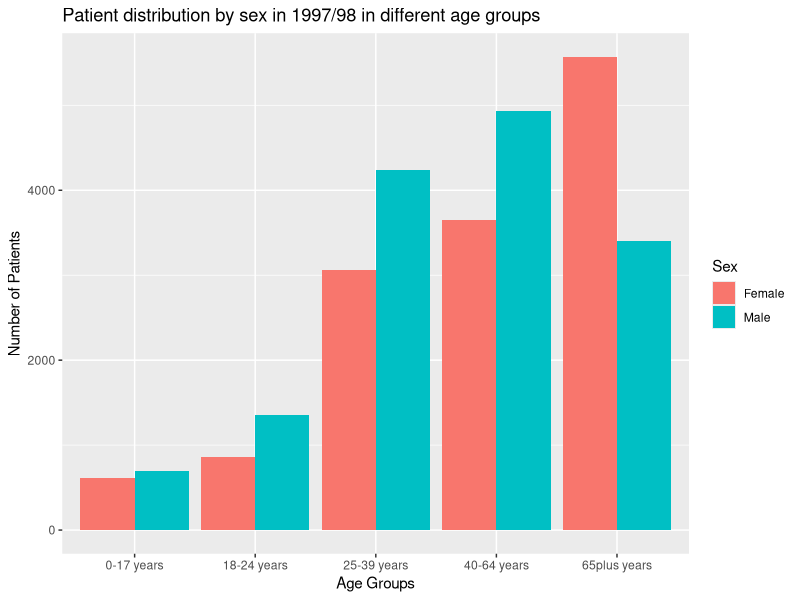
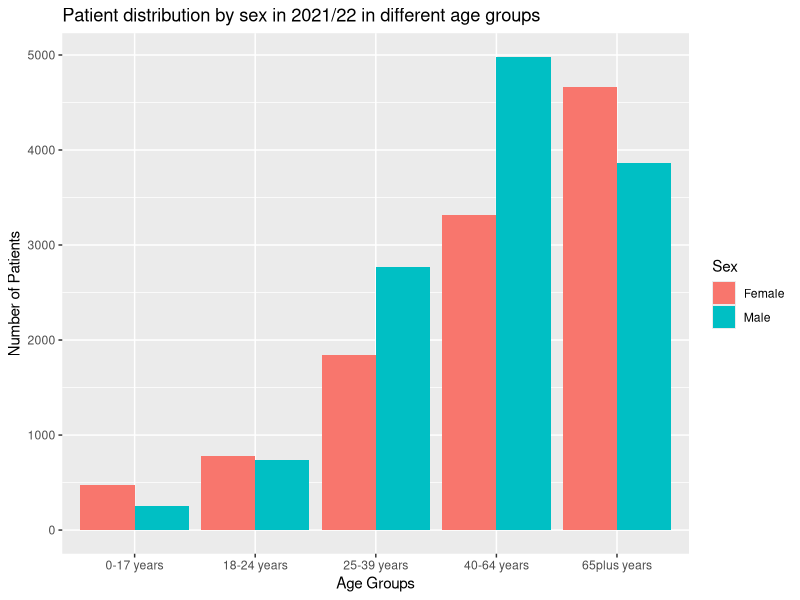
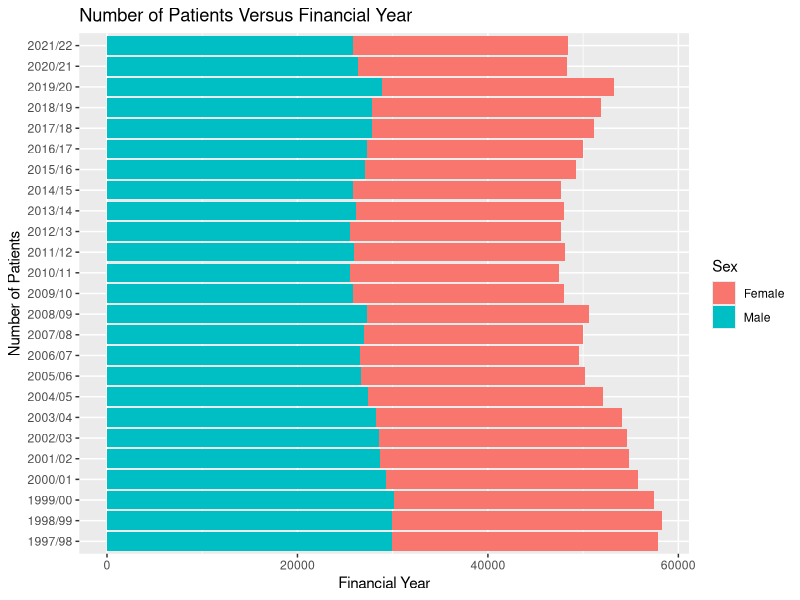
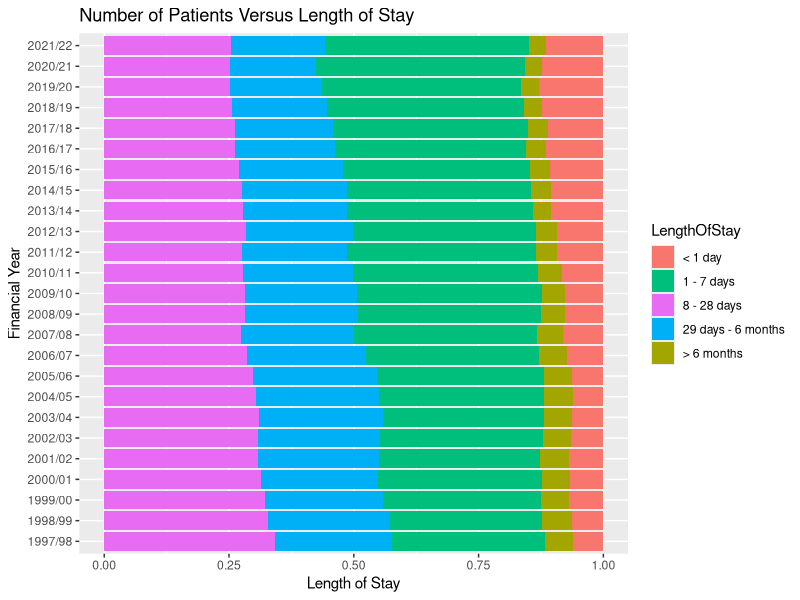
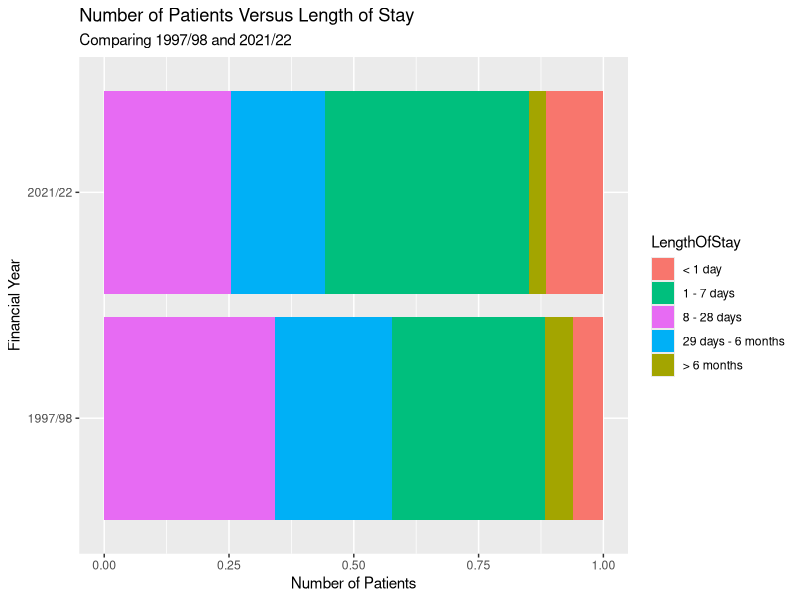
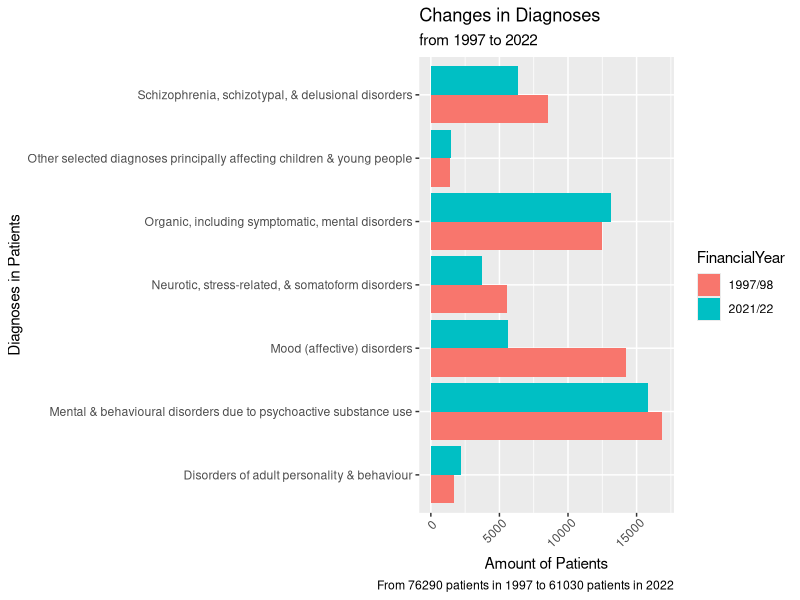
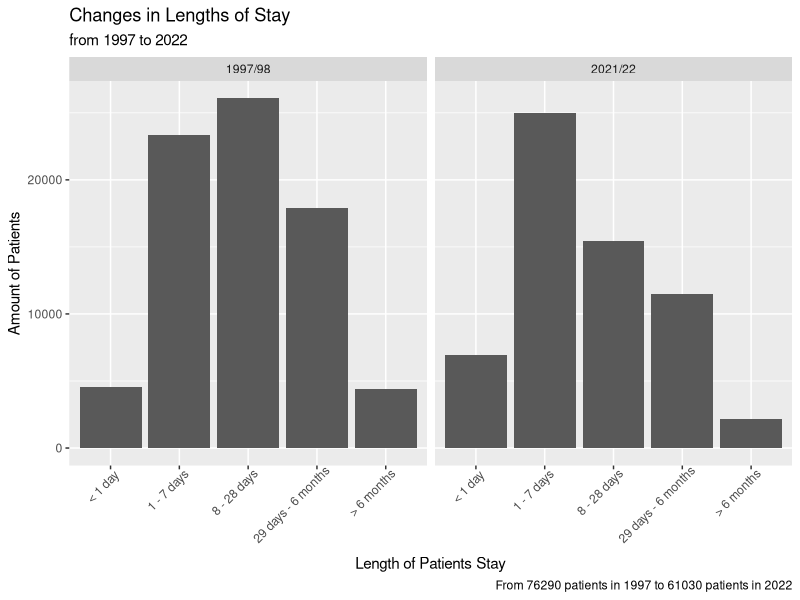
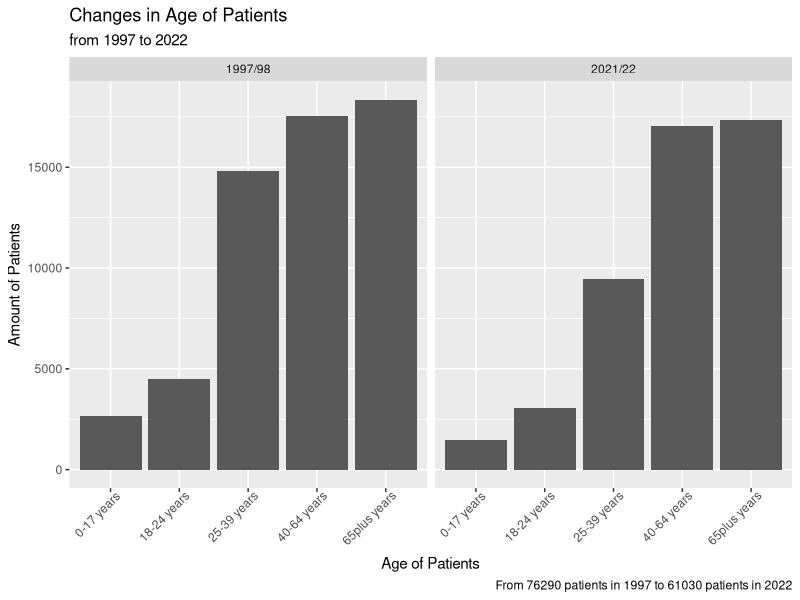

The R script that drew these images, in order:
## ---- chunk 1
knitr::opts_chunk$set(echo = TRUE)
## ---- chunk 2
library(tidyverse)
library(ggplot2)
# Add any other libraries here



## ---- chunk 3
# Load your data
mental_health_inpatient_activity_age_sex <- read_csv("data/mental-health-inpatient-activity-age-sex.csv")
y97_98<-filter(mental_health_inpatient_activity_age_sex,FinancialYear=="1997/98")
y21_22<-filter(mental_health_inpatient_activity_age_sex,FinancialYear=="2021/22")
plot1<-ggplot(y97_98,aes(fill=Sex,y=PatientsCount,x=AgeGroup))+geom_bar(position="dodge",stat="identity")+ labs(title = "Patient distribution by sex in 1997/98 in different age groups",
       x = "Age Groups", 
       y = "Number of Patients")
plot2<-ggplot(y21_22,aes(fill=Sex,y=PatientsCount,x=AgeGroup))+geom_bar(position="dodge",stat="identity")+labs(title = "Patient distribution by sex in 2021/22 in different age groups",
       x = "Age Groups", 
       y = "Number of Patients")
plot1
plot2

#ggplot(new_df1,aes(fill=Sex,y=PatientsCount,x=AgeGroup))+geom_bar(position="dodge",stat="identity")

age.sex <- read_csv("data/mental-health-inpatient-activity-age-sex.csv")
length.of.stay <- read_csv("data/mental-health-inpatient-activity-length-of-stay.csv")
diagnosis <- read_csv("data/mental-health-inpatient-activity-diagnosis-trend.csv")

#Bar chart for number of patients vs. financial year
age.sex %>% 
  filter(HBR == "S92000003") %>%
  group_by(FinancialYear, Sex) %>%
  summarise(amount = sum(PatientsCount)) %>%
  ggplot(aes(y = FinancialYear, 
             x = amount, 
             fill = Sex)) +
  geom_col() +
  labs(x = "Financial Year",
       y = "Number of Patients",
       title = "Number of Patients Versus Financial Year")

#Bar chart for number of patients vs. length of stay
length.of.stay %>% 
  filter(HBT == "S92000003") %>%
  group_by(FinancialYear, LengthOfStay) %>%
  summarise(amount = sum(NumberOfStays)) %>%
  ggplot(aes(y = FinancialYear,
             x = amount, 
             fill = LengthOfStay)) +
  geom_col(position = "fill") +
  labs(x = "Length of Stay",
       y = "Financial Year",
       title = "Number of Patients Versus Length of Stay") +
  scale_fill_discrete(breaks = c('< 1 day', 
                                 '1 - 7 days',
                                 '8 - 28 days',
                                 '29 days - 6 months',
                                 '> 6 months'))

#Comparing length of stay for patients in 1997/98 and 2021/22
length.of.stay %>%
  filter(HBT == "S92000003",
         FinancialYear == "1997/98" | 
           FinancialYear == "2021/22") %>%
  group_by(FinancialYear, LengthOfStay) %>%
  summarise(amount = sum(NumberOfStays)) %>%
  ggplot(aes(y = FinancialYear,
             x = amount, 
             fill = LengthOfStay)) +
  geom_col(position = "fill") +
  labs(x = "Number of Patients",
       y = "Financial Year",
       title = "Number of Patients Versus Length of Stay",
       subtitle = "Comparing 1997/98 and 2021/22") +
  scale_fill_discrete(breaks = c('< 1 day', 
                                 '1 - 7 days',
                                 '8 - 28 days',
                                 '29 days - 6 months',
                                 '> 6 months'))
#If someone knows how to reorder the lengthofstay ^^

#mutating diagnosis to contain a column with the types of diagnosis based on the code
diagnosis <- diagnosis %>% mutate(
              DiagnosisName = case_when(
                ICD10Codes == "F00 - F09 or Chapter G and second position F00" ~ "Organic, including symptomatic, mental disorders",
                ICD10Codes == "F10 - F19" ~ "Mental & behavioural disorders due to psychoactive substance use",
                ICD10Codes == "F20 - F29" ~ "Schizophrenia, schizotypal, & delusional disorders",
                ICD10Codes == "F30 - F39" ~ "Mood (affective) disorders",
                ICD10Codes == "F40 - F49" ~ "Neurotic, stress-related, & somatoform disorders",
                ICD10Codes == "F60 - F69" ~ "Disorders of adult personality & behaviour",
                ICD10Codes == "F50 - F59, F70 - F99" ~ "Other selected diagnoses principally affecting children & young people"
               )
              )

#bar chart for 1997/88 and 2021/22 based on diagnoses and amount of patients
diagnosis %>% filter(HBT == "S92000003",
                     FinancialYear == "1997/98" | 
           FinancialYear == "2021/22") %>%
              group_by(FinancialYear, DiagnosisName) %>%
              summarise(amount = sum(PatientsCount)) %>%
              ggplot(aes(x = amount, y = DiagnosisName, fill = FinancialYear)) +
              theme(axis.text.x=element_text(angle=45, hjust=0.9)) +
              geom_bar(position = "dodge", stat = "identity") +
              labs(y = "Diagnoses in Patients", 
                        x = "Amount of Patients", 
                        title = "Changes in Diagnoses", 
                        subtitle = "from 1997 to 2022",
                        caption = "From 76290 patients in 1997 to 61030 patients in 2022",
                        legend = "Financial Year"
                        )

#bar chart for 1997/88 and 2021/22 based on length of stay and amount of patients
length.of.stay %>% filter(HBT == "S92000003",
                       FinancialYear == "1997/98" | 
                       FinancialYear == "2021/22") %>%
                   group_by(FinancialYear, LengthOfStay) %>%
                   summarise(Amount = sum(NumberOfStays)) %>%
                   mutate(
                     Order = case_when(
                       LengthOfStay == "< 1 day" ~ 1,
                       LengthOfStay == "1 - 7 days" ~ 2,
                       LengthOfStay == "8 - 28 days" ~ 3,
                       LengthOfStay == "29 days - 6 months" ~ 4,
                       LengthOfStay == "> 6 months" ~ 5
                     )
                   ) %>%
                   ggplot(aes(x = reorder(LengthOfStay, +Order), y = Amount)) +
                   facet_wrap(vars(FinancialYear)) +
                   geom_bar(position = "dodge", stat = "identity") +
                   theme(axis.text.x=element_text(angle=45, hjust=0.9)) +
                   labs(x = "Length of Patients Stay", 
                        y = "Amount of Patients", 
                        title = "Changes in Lengths of Stay", 
                        subtitle = "from 1997 to 2022",
                        caption = "From 76290 patients in 1997 to 61030 patients in 2022"
                        )

#bar chart for 1997/88 and 2021/22 based on age and amount of patients
age.sex %>% filter(HBR == "S92000003",
                       FinancialYear == "1997/98" | 
                       FinancialYear == "2021/22") %>%
                   group_by(FinancialYear, AgeGroup) %>%
                   summarise(Amount = sum(PatientsCount)) %>%
                   mutate(
                     Order = case_when(
                       AgeGroup == "0-17 years" ~ 1,
                       AgeGroup == "18-24 years" ~ 2,
                       AgeGroup == "25-39 years" ~ 3,
                       AgeGroup == "40-64 years" ~ 4,
                       AgeGroup == "65plus years" ~ 5
                     )
                   ) %>%
                   ggplot(aes(x = reorder(AgeGroup, +Order), y = Amount)) +
                   facet_wrap(vars(FinancialYear)) +
                   geom_bar(position = "dodge", stat = "identity") +
                   theme(axis.text.x=element_text(angle=45, hjust=0.9)) +
                   labs(x = "Age of Patients", 
                        y = "Amount of Patients", 
                        title = "Changes in Age of Patients", 
                        subtitle = "from 1997 to 2022",
                        caption = "From 76290 patients in 1997 to 61030 patients in 2022"
                        )

#calculating average length of stay for each year (decreasing trend)
length.of.stay %>% filter(HBT == "S92000003",) %>%
                   group_by(FinancialYear, LengthOfStay) %>%
                   summarise(Amount = sum(NumberOfStays)) %>%
                   mutate(
                     Midpoint = case_when(
                         LengthOfStay == "< 1 day" ~ 0.5,
                         LengthOfStay == "1 - 7 days" ~ 4,
                         LengthOfStay == "8 - 28 days" ~ 18,
                         LengthOfStay == "29 days - 6 months" ~ 98.5,
                         LengthOfStay == "> 6 months" ~ 100 
                      ),
                     TotalStays = Midpoint * Amount
                   ) %>%
                   group_by(FinancialYear) %>%
                   summarise(TotalStaysYearly = sum(TotalStays), TotalAmount = sum(Amount)) %>%
                   mutate(
                     AverageStay = TotalStaysYearly / TotalAmount,
                     FinancialYear = as.numeric(substr(FinancialYear, 1, 4))
                   ) %>%
                   ggplot(aes(y = AverageStay, x = FinancialYear)) +
                   geom_point() +
                   geom_smooth(method = "lm", se = FALSE) +
                   theme(axis.text.x=element_text(angle=45, hjust=0.9)) +
                   ylim(0,40)
                
